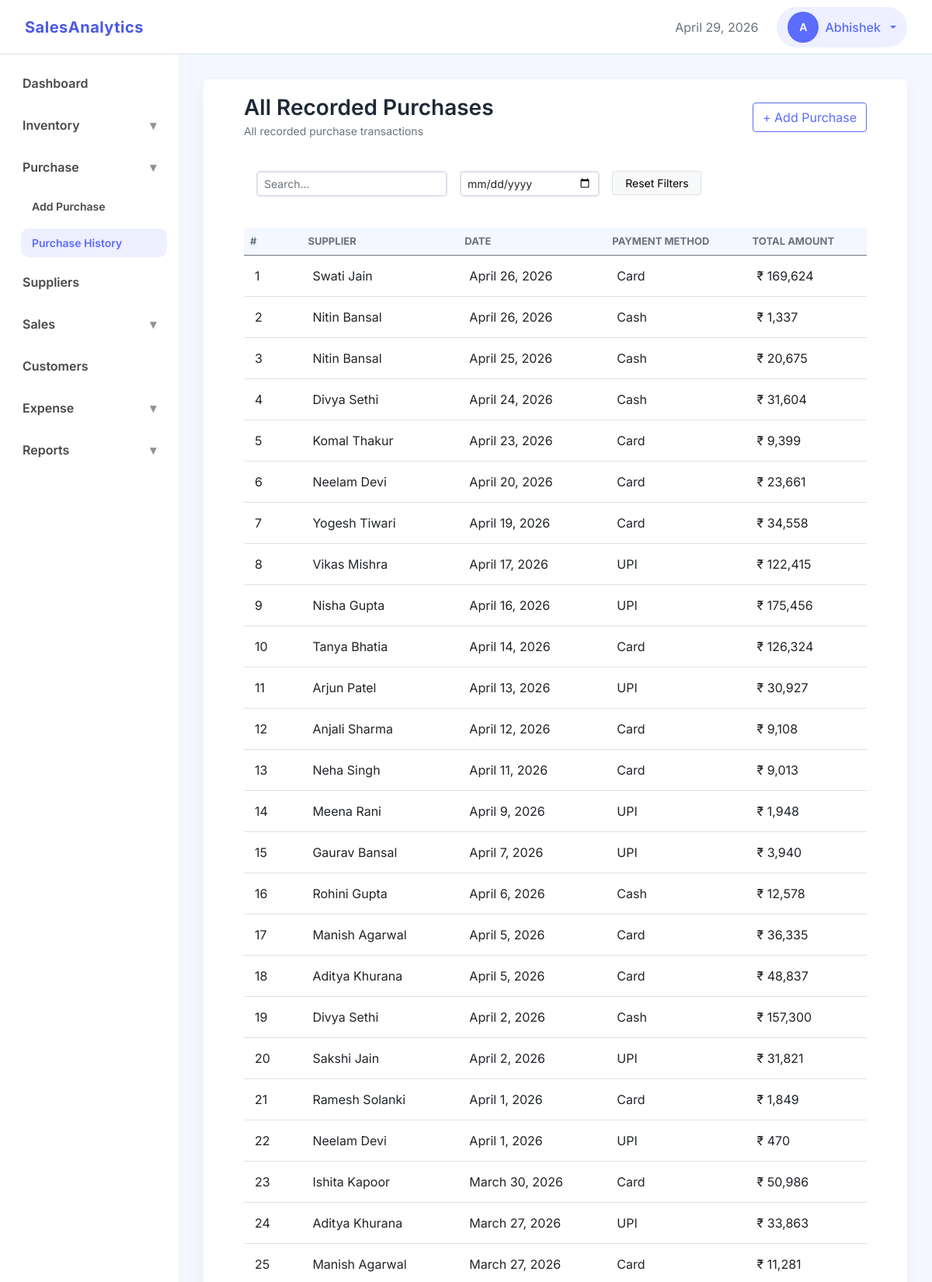
Screenshot of /purchases/list (signed in, upper part) with the database file from the repository.
### accounts/models.py (models this page shows, shortened)
class User(AbstractUser):
    username = None # Remove username
    first_name = models.CharField(max_length=150)
    email = models.EmailField(unique=True)
    created_at = models.DateTimeField(auto_now_add=True)
    updated_at = models.DateTimeField(auto_now=True)
    USERNAME_FIELD = 'email'
    REQUIRED_FIELDS = []
    objects = UserManager() # Attach Manager

### purchases/models/purchases.py (models this page shows, shortened)
class Purchase(models.Model):
    class PaymentMethod(models.TextChoices):
        CASH = 'cash', 'Cash'
        CARD = 'card', 'Card'
        UPI = 'upi', 'UPI'
    supplier = models.ForeignKey(
        'purchases.Supplier',
        on_delete=models.SET_NULL,
        null=True,
        db_index=True,
        related_name='purchases'
        )
    purchase_date = models.DateField(db_index=True, default=localdate)
    total_amount = models.DecimalField(
        max_digits=12,
        decimal_places=2,
        validators=[MinValueValidator(1)]
        )
    payment_method = models.CharField(
        max_length=20,
        choices=PaymentMethod.choices,
        default=PaymentMethod.CASH
        )
    business = models.ForeignKey('business.Business', on_delete=models.CASCADE, related_name='purchases')
    created_by = models.ForeignKey('accounts.User', on_delete=models.SET_NULL, null=True, blank=True, related_name='created_purchases')
    created_at = models.DateTimeField(auto_now_add=True)
    updated_at = models.DateTimeField(auto_now=True)

### purchases/models/suppliers.py (models this page shows, shortened)
class Supplier(models.Model):
    class Meta:
        ordering = ['name']
    name = models.CharField(max_length=100)
    phone = models.CharField(max_length=10, unique=True)
    email = models.EmailField(max_length=100, blank=True)
    address = models.CharField(max_length=200, blank=True)
    business = models.ForeignKey('business.Business', on_delete=models.CASCADE, related_name='suppliers')
    created_at = models.DateTimeField(auto_now_add=True)
    updated_at = models.DateTimeField(auto_now=True)

### purchases/views/purchases.py (the view)
# urls.py: path('list', purchases.PurchaseListView.as_view(), name='purchases_list'),
class PurchaseListView(ListView):
    model = Purchase
    template_name = 'purchase/purchase_list.html'
    context_object_name = 'purchases'
    def get_queryset(self):
        return Purchase.objects.filter(business_id=get_business_id(self.request)).order_by('-purchase_date')

### core/context_processors.py (called while the page is built)
def user_role(request):
    if request.user.is_authenticated:
        business_id = request.session.get('business_id')
        if business_id:
            membership = Membership.objects.filter(
                business_id=business_id,
                user=request.user
            ).first()
            if membership:
                return {'user_role': membership.role}
    return {'user_role': None}

### dashboard/templatetags/navigation_tags.py (called while the page is built)
@register.simple_tag(takes_context=True)
def active(context, *url_names):
    request = context['request']
    current_url = request.resolver_match.url_name
    if current_url in url_names:
        return 'active'
    return ''

@register.simple_tag(takes_context=True)
def show_menu(context, *url_names):
    request = context['request']
    current_url = request.resolver_match.url_name
    if current_url in url_names:
        return 'show'
    return ''

### purchases/views/purchases.py (called while the page is built)
def get_business_id(request):
    return request.session.get('business_id')

### templates/purchase/purchase_list.html (shortened to what this page needs)
{% extends "base.html" %}
{% load static %}
{% load humanize %}
{% block css_files%}
    <link rel="stylesheet" href="{% static 'css/apps/list.css' %}">
{% endblock %}
{% block content %}
<div class="container-fluid">
    <div class="d-flex justify-content-between align-items-center mb-4">
        <div>
            <h3 class="section-title mb-0">All Recorded Purchases</h3>
            <small class="text-muted">All recorded purchase transactions</small>
        </div>
        <a href="{% url 'add_purchase' %}" class="btn btn-secondary">
            + Add Purchase
        </a>
    </div>
    <div class="mb-4 p-3">
        <div class="row g-3">
            <div class="col-md-4">
                <input type="text" id="search_field"
                       class="form-control form-control-sm"
                       placeholder="Search...">
            </div>
            <div class="col-md-3">
                <input type="date" id="date_field" class="form-control form-control-sm">
            </div>
            <div class="col-md-2" id="btn_filter">
                <button id="reset_filters" class="btn btn-sm btn-light border w-100">
                    Reset Filters
                </button>
            </div>
        </div>
    </div>
    <div class="">
        <div class="table-responsive">
            <table class="table table-hover align-middle data-table mb-0">
                <thead>
                    <tr>
                        <th>#</th>
                        <th>Supplier</th>
                        <th>Date</th>
                        <th>Payment Method</th>
                        <th>Total Amount</th>
                    </tr>
                </thead>
                <tbody id="purchases_tbody">
                    {% for purchase in purchases %}
                    <tr class="clickable-row" data-url="{% url 'purchase_detail' purchase.id %}">
                        <td>{{ forloop.counter }}</td>
                        <td>
                            {% if purchase.supplier %}
                                {{ purchase.supplier.name }}
                            {% else %}
                                <span class="text-muted">Walk-in</span>
                            {% endif %}
                        </td>
                        <td>{{ purchase.purchase_date }}</td>
                        <td>
                            <span class="badge-soft badge-success">
                                {{ purchase.get_payment_method_display }}
                            </span>
                        </td>
                        <td class="fw-semibold">
                            ₹ {{ purchase.total_amount|floatformat:0|intcomma }}
                        </td>
                    </tr>
                    {% empty %}
                    <tr>
                        <td colspan="7" class="text-center py-4 text-muted">
                            No purchases recorded
                        </td>
                    </tr>
                    {% endfor %}
                </tbody>
            </table>
        </div>
    </div>
</div>
{% endblock %}

### templates/partials/navbar.html (shortened to what this page needs)
<nav class="navbar custom-navbar d-flex justify-content-between align-items-center">
    <div class="d-flex align-items-center gap-4">
        <a class="navbar-brand" href="{% url 'dashboard' %}">SalesAnalytics</a>
    </div>
    <div class="d-flex align-items-center gap-4">
        <span class="text-muted" id="nav-date"></span>
        {% if user.is_authenticated %}
            <div class="dropdown">
                <button class="btn admin-btn dropdown-toggle d-flex align-items-center gap-2"
                        data-bs-toggle="dropdown"
                        aria-expanded="false">
                    <div class="avatar">{{ user.first_name|default:user.email|slice:':1'|upper }}</div>
                    <span>{{ user.first_name }}</span>
                </button>
            </div>
        {% else %}
            <div>
                <a class="btn btn-primary me-2" href="{% url 'signin' %}">Sign In</a>
                <a class="btn btn-outline-primary" href="{% url 'signup' %}">Sign Up</a>
            </div>
        {% endif %}
    </div>
</nav>

### static/css/base.css (style rules this page uses)
:root { --clr-primary: #5b6cff; --clr-secondary: #4038c6; --clr-primary-hover: #4a59e3; --clr-primary-medium: #dbdffc; --clr-primary-soft: #eef0ff; --clr-accent: #00c2ff; --primary-gradient: linear-gradient(135deg, var(--clr-secondary), var(--clr-primary)); --secondary-gradient: linear-gradient(130deg, var(--clr-primary-hover), var(--clr-primary)); --clr-bg-main: #ffffff; --clr-bg-content: #f4f7ff; --clr-bg-btn-secondary: #eaeaea; --clr-bg-components: #f5f7fa; --clr-text-main: #1f2937; --clr-text-medium: #46484b; --clr-text-muted: #6b7280; --clr-text-placeholder: #c4c7cc; --clr-text-light: #fefefc; --clr-border: #dce1ea; --clr-border-light: #e4e7ec; --shadow-soft: 0 6px 20px rgba(17, 24, 39, 0.04); --radius: 5px; --nav-height: 70px; --space-xs: 8px; --space-sm: 12px; --space-md: 16px; --space-lg: 24px; --space-xl: 32px; }
* { box-sizing: border-box; }
body { margin: 0; padding: 0; font-family: "Inter", sans-serif; color: var(--clr-text-main); background: var(--clr-bg-main); -webkit-font-smoothing: antialiased; }
h1, h2, h3, h4, h5 { font-weight: 600; margin-bottom: 0.5rem; }
.text-muted { color: var(--clr-text-muted); }
.clickable-row { cursor: pointer; }

### static/css/layout.css (style rules this page uses)
.custom-navbar { height: var(--nav-height); background: var(--clr-bg-main); border-bottom: 1px solid var(--clr-border); padding: 0 32px; }
.navbar-brand { font-weight: 700; color: var(--clr-primary); letter-spacing: 0.5px; transition: color 0.5s ease; }
.navbar-brand { color: var(--clr-primary-hover); }
.admin-btn { background: var(--clr-primary-soft); border: none; border-radius: 30px; padding: 6px 14px; font-weight: 500; color: var(--clr-primary); }
.avatar { width: 32px; height: 32px; background: var(--clr-primary); color: #ffffff; font-size: 14px; font-weight: 600; display: flex; align-items: center; justify-content: center; border-radius: 50%; }
.table td { vertical-align: middle; }

### static/css/components.css (style rules this page uses)
.form-control, .form-select { border-radius: var(--radius); border: 2px solid var(--clr-border); }
.btn-secondary { background: none !important; border-color: var(--clr-primary) !important; color: var(--clr-primary) !important; }
.avatar { width: 40px; height: 40px; border-radius: 50%; object-fit: cover; }
.table-responsive { overflow: visible; }

### static/css/apps/list.css (style rules this page uses)
.data-table thead { background: var(--clr-bg-content); }
.data-table th { font-size: 13px; text-transform: uppercase; color: var(--clr-text-muted); }
.data-table td { padding: 14px; }

### rows the page displays
User: first_name "A", first_name "Abhishek"
Purchase: supplier.name "Swati Jain", purchase_date "April 26, 2026", payment_method "Card", total_amount "169,624"
Purchase: supplier.name "Nitin Bansal", purchase_date "April 26, 2026", payment_method "Cash", total_amount "1,337"
Purchase: supplier.name "Nitin Bansal", purchase_date "April 25, 2026", payment_method "Cash", total_amount "20,675"
Purchase: supplier.name "Divya Sethi", purchase_date "April 24, 2026", payment_method "Cash", total_amount "31,604"
Purchase: supplier.name "Komal Thakur", purchase_date "April 23, 2026", payment_method "Card", total_amount "9,399"
Purchase: supplier.name "Neelam Devi", purchase_date "April 20, 2026", payment_method "Card", total_amount "23,661"
Purchase: supplier.name "Yogesh Tiwari", purchase_date "April 19, 2026", payment_method "Card", total_amount "34,558"
Purchase: supplier.name "Vikas Mishra", purchase_date "April 17, 2026", payment_method "UPI", total_amount "122,415"
Purchase: supplier.name "Nisha Gupta", purchase_date "April 16, 2026", payment_method "UPI", total_amount "175,456"
Purchase: supplier.name "Tanya Bhatia", purchase_date "April 14, 2026", payment_method "Card", total_amount "126,324"
Purchase: supplier.name "Arjun Patel", purchase_date "April 13, 2026", payment_method "UPI", total_amount "30,927"
Purchase: supplier.name "Anjali Sharma", purchase_date "April 12, 2026", payment_method "Card", total_amount "9,108"
Purchase: supplier.name "Neha Singh", purchase_date "April 11, 2026", payment_method "Card", total_amount "9,013"
Purchase: supplier.name "Meena Rani", purchase_date "April 9, 2026", payment_method "UPI", total_amount "1,948"
Purchase: supplier.name "Gaurav Bansal", purchase_date "April 7, 2026", payment_method "UPI", total_amount "3,940"
Purchase: supplier.name "Rohini Gupta", purchase_date "April 6, 2026", payment_method "Cash", total_amount "12,578"
Purchase: supplier.name "Manish Agarwal", purchase_date "April 5, 2026", payment_method "Card", total_amount "36,335"
Purchase: supplier.name "Aditya Khurana", purchase_date "April 5, 2026", payment_method "Card", total_amount "48,837"
Purchase: supplier.name "Divya Sethi", purchase_date "April 2, 2026", payment_method "Cash", total_amount "157,300"
Purchase: supplier.name "Sakshi Jain", purchase_date "April 2, 2026", payment_method "UPI", total_amount "31,821"
Purchase: supplier.name "Ramesh Solanki", purchase_date "April 1, 2026", payment_method "Card", total_amount "1,849"
Purchase: supplier.name "Neelam Devi", purchase_date "April 1, 2026", payment_method "UPI", total_amount "470"
Purchase: supplier.name "Ishita Kapoor", purchase_date "March 30, 2026", payment_method "Card", total_amount "50,986"
Purchase: supplier.name "Aditya Khurana", purchase_date "March 27, 2026", payment_method "UPI", total_amount "33,863"
Purchase: supplier.name "Manish Agarwal", purchase_date "March 27, 2026", payment_method "Card", total_amount "11,281"
